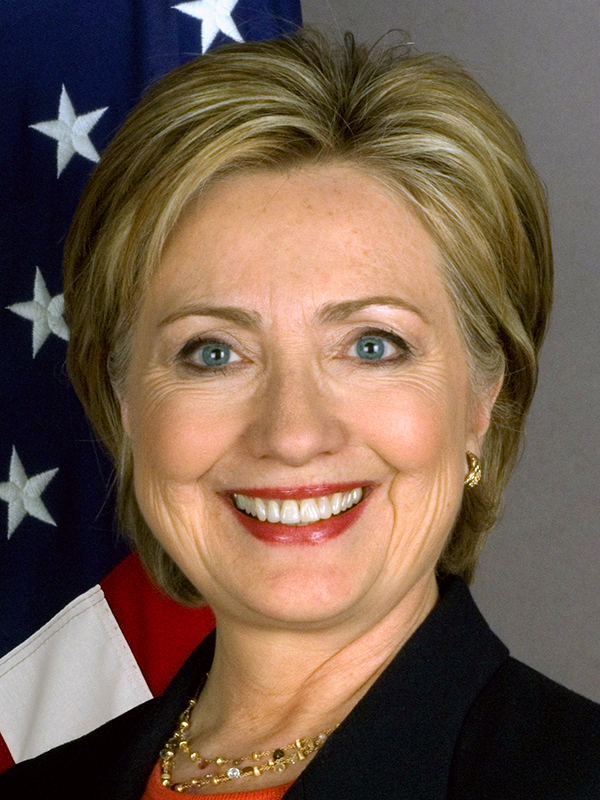
#> input picture data/images/hillary_clinton.jpg, 600 x 800 px
$ python -i cropFace.py   (imports and definitions only)
#> lines starting #> are read from the running program, lines starting #| are printed output that depends on the picture
#> further down, picture is the input picture: shape (800, 600, 3); mean B, G, R 77, 93.4, 115.7
import cv2
import numpy as np

face_cascade = cv2.CascadeClassifier('./data/models/haarcascade_frontalface_default.xml')

def getCroppedEyeRegion(targetImage):

    targetImageGray = cv2.cvtColor(targetImage, cv2.COLOR_BGR2GRAY)
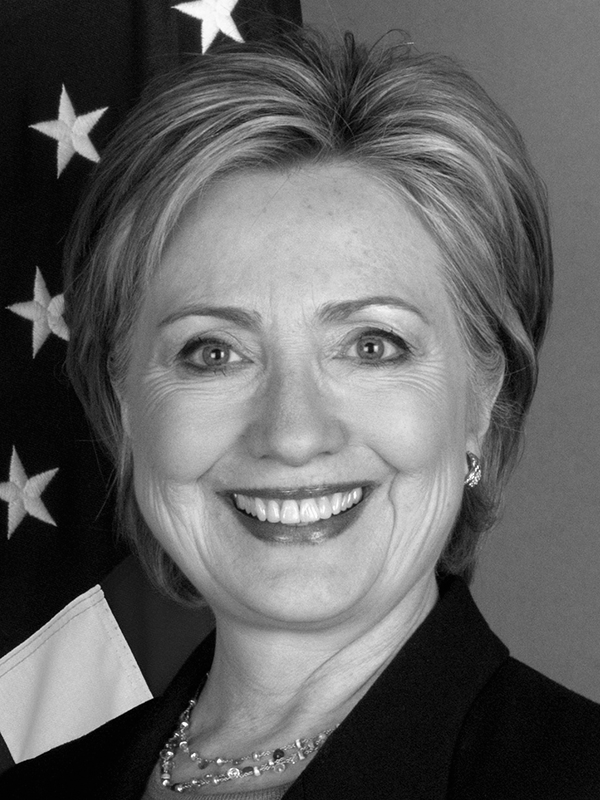
#> targetImageGray: shape (800, 600); min 0, max 255, mean 98.2

    faces = face_cascade.detectMultiScale(targetImageGray,1.3,5)
#> faces = [[77, 184, 441, 441]]
    x,y,w,h = faces[0]
#> x = 77; y = 184; w = 441; h = 441

    face_roi = targetImage[y:y+h,x:x+w]
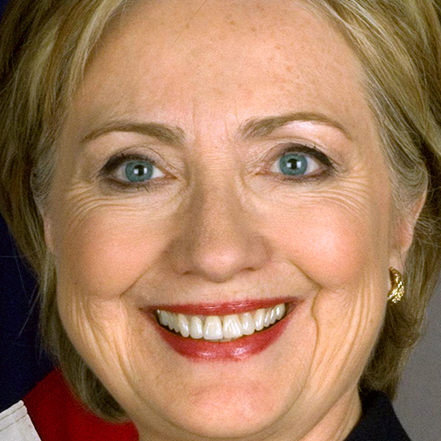
#> face_roi: shape (441, 441, 3); mean B, G, R 93.3, 123.6, 164.4
    cropped = cv2.resize(face_roi,(96, 96), interpolation = cv2.INTER_CUBIC)
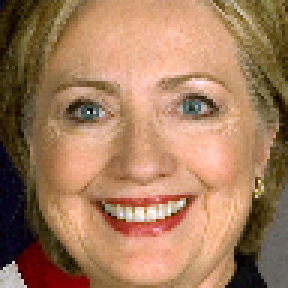
#> cropped: shape (96, 96, 3) (shown 3 times larger); mean B, G, R 93.3, 123.7, 164.4
    cv2.imshow('test',cropped)

    cv2.waitKey(0)
    cv2.destroyAllWindows()
    return cropped

>>> import cv2
>>> picture = cv2.imread('data/images/hillary_clinton.jpg')
>>> result = getCroppedEyeRegion(picture)
